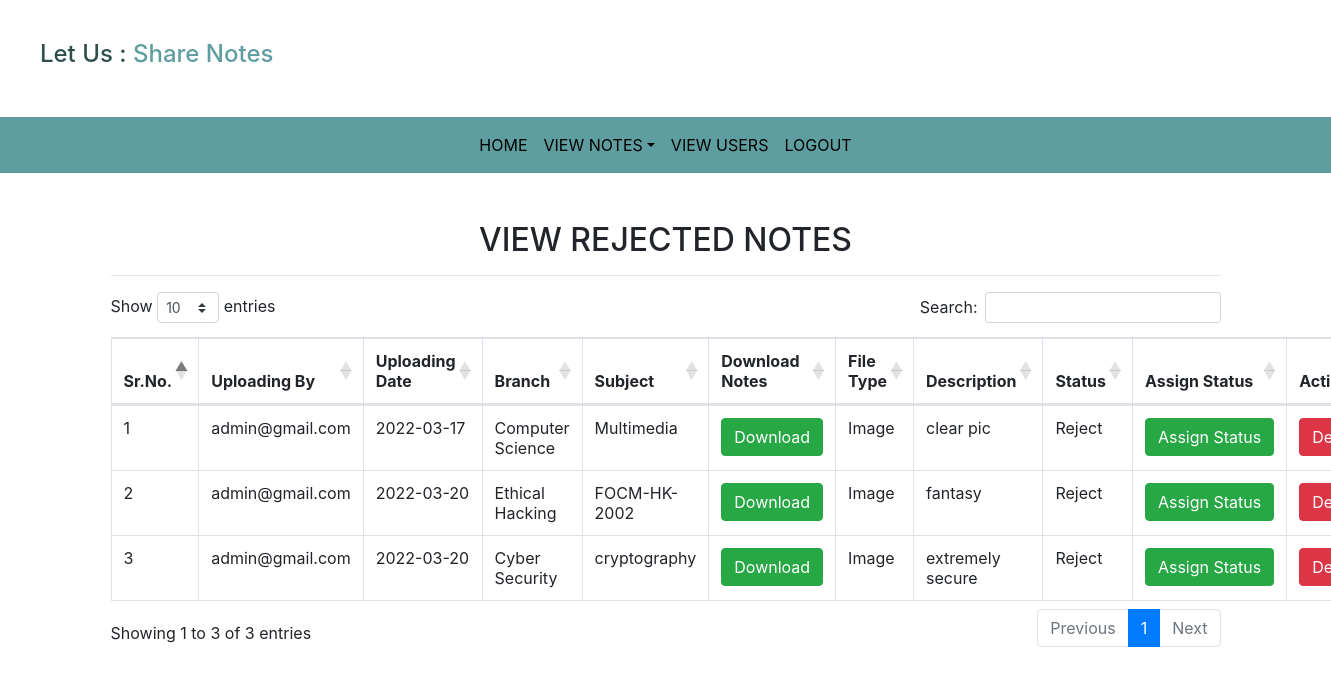
/rejected_notes (signed in), run on the app's committed database.
### Notes/models.py (models this page shows, shortened)
class Notes(models.Model):
    user=models.ForeignKey(User,on_delete=models.CASCADE)
    uploadingdate=models.CharField(max_length=30)
    branch=models.CharField(max_length=30)
    subject=models.CharField(max_length=30)
    notesfile=models.FileField(null=True)
    filetype=models.CharField(max_length=30)
    description=models.CharField(max_length=200, null=True)
    status=models.CharField(max_length=15,)

### Notes/views.py (the view)
# urls.py: path('rejected_notes',rejected_notes,name='rejected_notes'),
def rejected_notes(request):
    if not request.user.is_authenticated:
        return redirect('login_admin')
    notes=Notes.objects.filter(status="Reject")
    d={'notes':notes}
    return render(request,'rejected_notes.html',d)

### Notes/templates/rejected_notes.html (shortened to what this page needs)
{% extends 'admin_nav.html' %}
{% load static %}
{% block body %}
<link rel="stylesheet" href="https://cdnjs.cloudflare.com/ajax/libs/twitter-bootstrap/4.5.2/css/bootstrap.css">
<link rel="stylesheet" href="https://cdn.datatables.net/1.11.5/css/dataTables.bootstrap4.min.css">
<div class="container mt-5" xmlns="http://www.w3.org/1999/html">
    <h2 class="text-center">VIEW REJECTED NOTES</h2>
        <HR>
    <table class="table table-bordered" id="example">
    <thead>
    <tr>
        <th>Sr.No.</th>
        <th>Uploading By</th>
        <th>Uploading Date</th>
        <th>Branch</th>
        <th>Subject</th>
        <th>Download Notes</th>
        <th>File Type</th>
        <th>Description</th>
        <th>Status</th>
        <th>Assign Status</th>
        <th>Action</th>
    </tr>
    </thead>
        <tbody>
    {% for i in notes %}
    <tr>
        <td>{{forloop.counter}}</td>
        <td>{{i.user.username}}</td>
        <td>{{i.uploadingdate}}</td>
        <td>{{i.branch}}</td>
        <td>{{i.subject}}</td>
        <td><a href="{{i.notesfile.url}}" class="btn btn-success" download>Download</a></td>
        <td>{{i.filetype}}</td>
        <td>{{i.description}}</td>
        <td>{{i.status}}</td>
        <td><a href="{% url 'assign_status' i.id %}" class="btn btn-success">Assign&nbsp;Status</a></td>
        <td><a href="{% url 'delete_notes' i.id %}" class="btn btn-danger" onclick="return confirm('Are you Sure?')">Delete</a></td>
    </tr>
    {% endfor %}
        </tbody>
    </table>
</div>
{% endblock %}

### data on the page
Notes: user.username "admin@gmail.com", uploadingdate "2022-03-17", branch "Computer Science", subject "Multimedia", filetype "Image", description "clear pic", status "Reject"
Notes: user.username "admin@gmail.com", uploadingdate "2022-03-20", branch "Ethical Hacking", subject "FOCM-HK-2002", filetype "Image", description "fantasy", status "Reject"
Notes: user.username "admin@gmail.com", uploadingdate "2022-03-20", branch "Cyber Security", subject "cryptography", filetype "Image", description "extremely secure", status "Reject"
